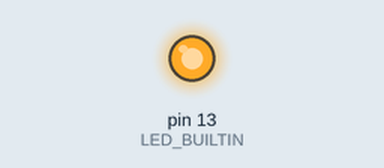
This sketch was run on a simulated Arduino Uno, built with avr-gcc and run on an emulated ATmega328P. On the bench: output pins drawn as LEDs (lit = HIGH).

Above: at 0.1 s.
At 1.6 s:
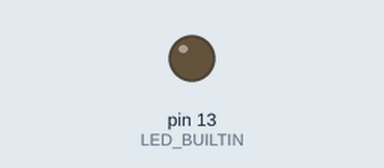
Timing chart, 0 to 3.1 s (numbered marks = the images above):
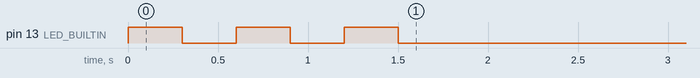

The sketch:

test.ino
```cpp
void setup() {
  pinMode(LED_BUILTIN, OUTPUT);

  digitalWrite(LED_BUILTIN, HIGH);
  delay(300);
  digitalWrite(LED_BUILTIN, LOW);
  delay(300);
  digitalWrite(LED_BUILTIN, HIGH);
  delay(300);
  digitalWrite(LED_BUILTIN, LOW);
  delay(300);
  digitalWrite(LED_BUILTIN, HIGH);
  delay(300);
  digitalWrite(LED_BUILTIN, LOW);
}

void loop() {

}
```
